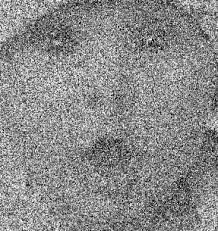
#> input picture exercise/baby.jpeg, 218 x 231 px
$ jupyter execute 1_a.ipynb
#> lines starting #> are read from the running program, lines starting #| are printed output that depends on the picture
[cell 1]
import numpy as np
import imageio.v2 as iio
import scipy.ndimage as sn
import matplotlib.pylab as plt
import colorsys

# opening the image and converting it to grayscale
a1 = iio.imread('exercise/baby.jpeg')
#> a1 is the input picture: shape (231, 218, 3); min 0, max 255, mean 137.8
a2 = iio.imread('exercise/balloons_noisy.png')
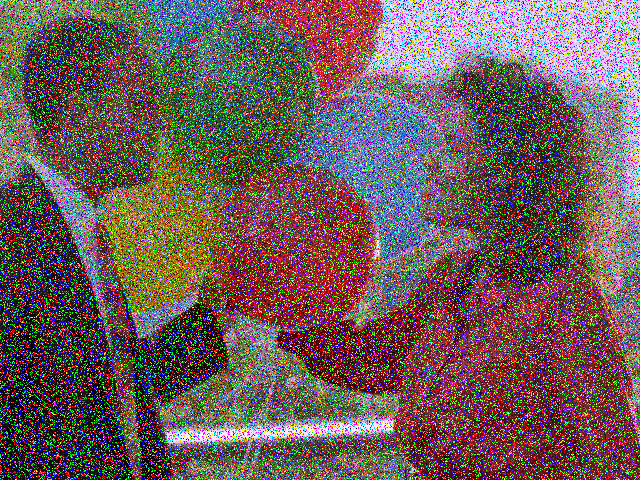
#> input picture exercise/balloons_noisy.png, 640 x 480 px
#> a2 is the input picture: shape (480, 640, 3); mean R, G, B 109.1, 92, 89.9
a3 = iio.imread('exercise/flower.jpeg')
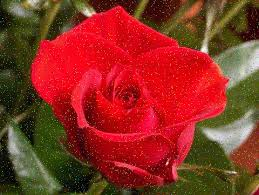
#> input picture exercise/flower.jpeg, 259 x 195 px
#> a3 is the input picture: shape (195, 259, 3); mean R, G, B 138.9, 49.1, 35

# initializing the filter of size 5 by 5
# the filter is divided by 25 for normalization
k = np.ones((5, 5)) / 25

# performing convolution
if a1.ndim ==3:
    b1 = np.zeros_like(a1)
    for c in range(3):
        b1[:,:,c] = sn.convolve(a1[:,:,c], k).astype(np.uint8)
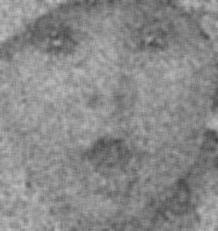
#> b1: shape (231, 218, 3); min 64, max 192, mean 137.3
else:
    b1 = sn.convolve(a1, k).astype(np.uint8)

if a2.ndim ==3:
    b2 = np.zeros_like(a2)
    for c in range(3):
        b2[:,:,c] = sn.convolve(a2[:,:,c], k).astype(np.uint8)
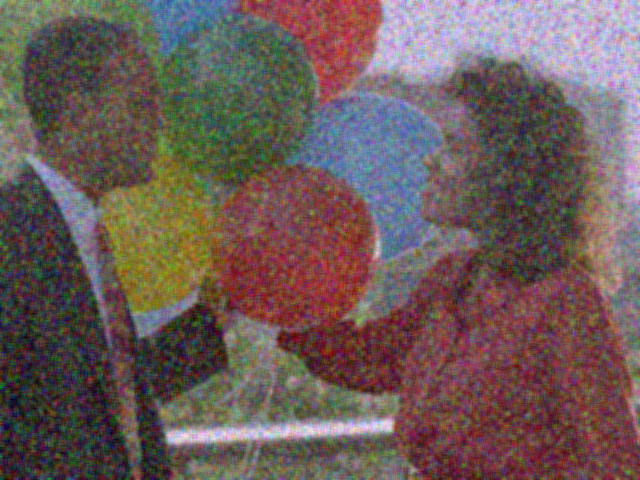
#> b2: shape (480, 640, 3); mean R, G, B 108.6, 91.5, 89.4
else:
    b2 = sn.convolve(a2, k).astype(np.uint8)

if a3.ndim ==3:
    b3 = np.zeros_like(a3)
    for c in range(3):
        b3[:,:,c] = sn.convolve(a3[:,:,c], k).astype(np.uint8)
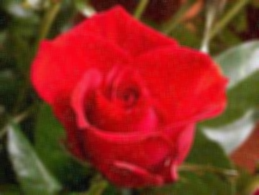
#> b3: shape (195, 259, 3); mean R, G, B 138.4, 48.7, 34.5
else:
    b3 = sn.convolve(a3, k).astype(np.uint8)

iio.imsave('baby_mean_filter.jpeg', b1)
iio.imsave('balloons_noisy_mean_filter.png', b2)
iio.imsave('flower_mean_filter.jpeg', b3)

plt.subplot(1,3,1)
plt.imshow(b1)
plt.title("Baby (mean)")


plt.subplot(1,3,2)
plt.imshow(b2)
plt.title("Balloons (mean)")


plt.subplot(1,3,3)
plt.imshow(b3)
plt.title("Flower (mean)")

plt.tight_layout()
plt.show()

[cell 2]
import numpy as np
import imageio.v2 as iio
import scipy.ndimage as sn
import matplotlib.pylab as plt
import colorsys


# opening the image and converting it to grayscale
a = iio.imread('exercise/baby.jpeg').astype(np.uint8)
a2 = iio.imread('exercise/flower.jpeg').astype(np.uint8)
a3 = iio.imread('exercise/balloons_noisy.png').astype(np.uint8)

b = sn.median_filter(a, size=5, footprint=None, output=None,
                     mode='reflect', cval=0.0, origin=0)
b2 = sn.median_filter(a2, size=5, footprint=None, output=None,
                      mode='reflect', cval=0.0, origin=0)
#> b2: shape (195, 259, 3)
b3 = sn.median_filter(a3, size=5, footprint=None, output=None,
                      mode='reflect', cval=0.0, origin=0)
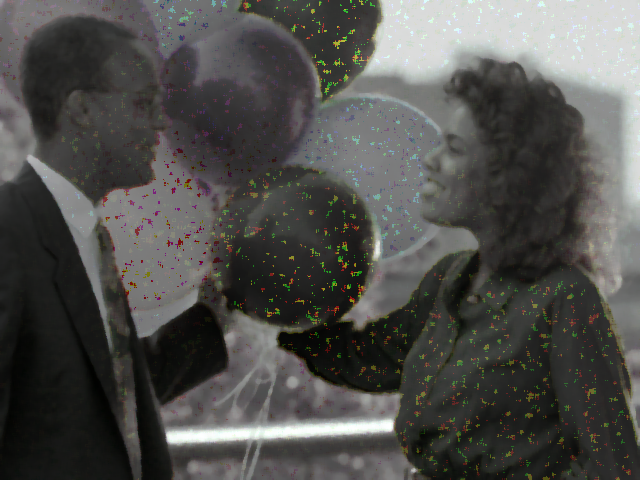
#> b3: shape (480, 640, 3); mean R, G, B 79.8, 79.4, 76.7

iio.imsave('baby_median_filter.png', b)
iio.imsave('balloons_noisy_median_filter.png', b2)
iio.imsave('flower_median_filter.jpeg', b3)

plt.subplot(1,3,1)
plt.imshow(b1)
plt.title("Baby (median)")


plt.subplot(1,3,2)
plt.imshow(b2)
plt.title("Flower (median)")


plt.subplot(1,3,3)
plt.imshow(b3)
plt.title("Balloons (median)")

plt.tight_layout()
plt.show()

[cell 3]
import numpy as np
import imageio.v2 as iio
import scipy.ndimage as sn
import matplotlib.pylab as plt
import colorsys

a = iio.imread('exercise/baby.jpeg').astype(np.uint8)
a2 = iio.imread('exercise/flower.jpeg').astype(np.uint8)
a3 = iio.imread('exercise/balloons_noisy.png').astype(np.uint8)

b = sn.maximum_filter(a, size=5, footprint=None, output=None,
                      mode='reflect', cval=0.0, origin=0)
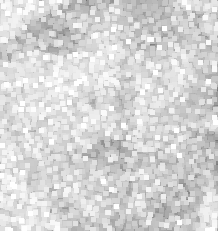
#> b: shape (231, 218, 3); min 113, max 255, mean 214
b2 = sn.maximum_filter(a2, size=5, footprint=None, output=None,
                      mode='reflect', cval=0.0, origin=0)
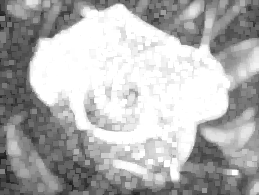
#> b2: shape (195, 259, 3); min 26, max 255, mean 177.1
b3 = sn.maximum_filter(a3, size=5, footprint=None, output=None,
                      mode='reflect', cval=0.0, origin=0)
#> b3: shape (480, 640, 3); every value is 255


iio.imsave('baby_max_filter.png', b)
iio.imsave('balloons_noisy_max_filter.png', b2)
iio.imsave('flower_max_filter.jpeg', b3)

plt.subplot(1,3,1)
plt.imshow(b1)
plt.title("Baby (max)")


plt.subplot(1,3,2)
plt.imshow(b2)
plt.title("Flower (max)")


plt.subplot(1,3,3)
plt.imshow(b3)
plt.title("Balloons (max)")

plt.tight_layout()
plt.show()

[cell 4]
import numpy as np
import imageio.v2 as iio
import scipy.ndimage as sn
import matplotlib.pylab as plt
import colorsys


a = iio.imread('exercise/baby.jpeg').astype(np.uint8)
a2 = iio.imread('exercise/flower.jpeg').astype(np.uint8)
a3 = iio.imread('exercise/balloons_noisy.png').astype(np.uint8)

b = sn.minimum_filter(a, size=5, footprint=None, output=None,
                      mode='reflect', cval=0.0, origin=0)
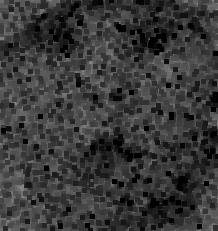
#> b: shape (231, 218, 3); min 0, max 143, mean 56.7
b2 = sn.minimum_filter(a2, size=5, footprint=None, output=None,
                      mode='reflect', cval=0.0, origin=0)
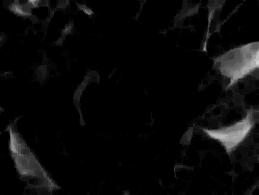
#> b2: shape (195, 259, 3); min 0, max 213, mean 9.9
b3 = sn.minimum_filter(a3, size=5, footprint=None, output=None,
                      mode='reflect', cval=0.0, origin=0)

iio.imsave('baby_min_filter.png', b)
iio.imsave('balloons_noisy_min_filter.png', b2)
iio.imsave('flower_min_filter.jpeg', b3)

plt.subplot(1,3,1)
plt.imshow(b1)
plt.title("Baby (min)")


plt.subplot(1,3,2)
plt.imshow(b2)
plt.title("Flower (min)")


plt.subplot(1,3,3)
plt.imshow(b3)
plt.title("Balloons (min)")

plt.tight_layout()
plt.show()
